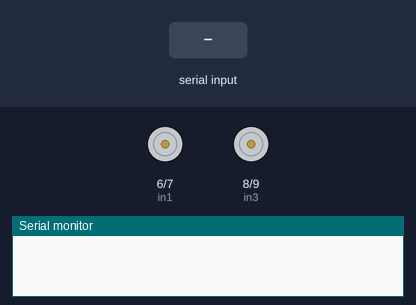
Simulated run of this sketch. Board: Arduino Uno, built with avr-gcc and run on an emulated ATmega328P. On the bench: motor-driver pin pairs drawn as motors (green arrow = first pin HIGH = forward, orange = second pin HIGH = backward, longer = more drive, scaled by the enable pin), the last lines printed to the serial monitor. Inputs (shaded band) come from the test bench.

Above: at 1.2 s.
1.3 s: "w" received over Serial
At 2.5 s:
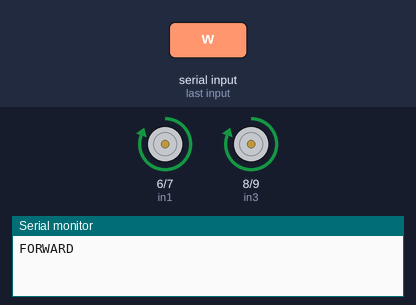
2.8 s: "s" received over Serial
At 3.7 s:
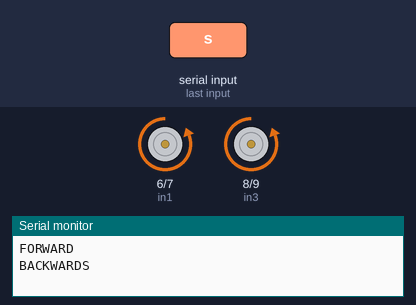
4.3 s: "a" received over Serial
At 4.9 s:
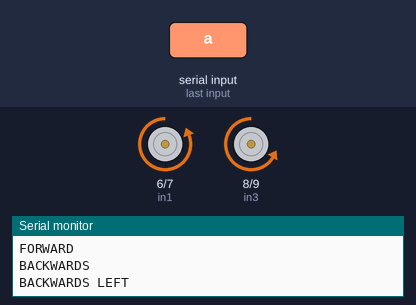
5.8 s: "d" received over Serial
At 7.0 s:
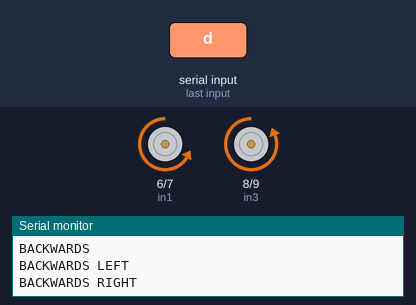
7.3 s: "j" received over Serial
At 8.4 s:
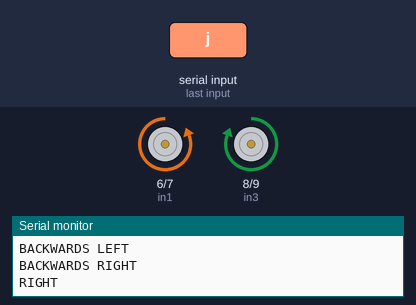
8.8 s: "w" received over Serial
At 9.5 s:
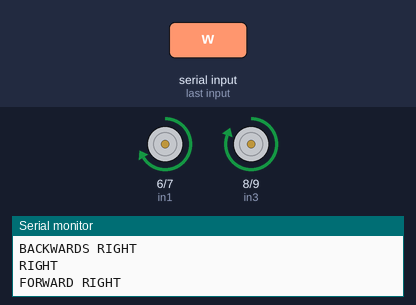
Timing chart, 0 to 11.3 s (numbered marks = the images above; inputs shaded):
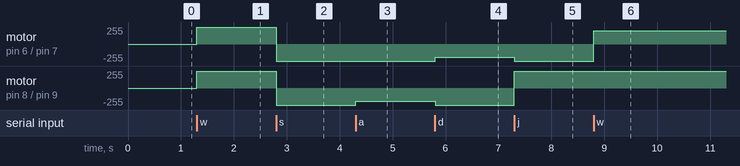

Measured:
- after the input at 1.3 s, motor on pin 6 (in1) / pin 7 (in2), motor on pin 8 (in3) / pin 9 (in4): stopped → forward 255/255 at once
- after the input at 2.8 s, motor on pin 6 (in1) / pin 7 (in2), motor on pin 8 (in3) / pin 9 (in4): forward 255/255 → backward 255/255 at once
- after the input at 4.3 s, motor on pin 8 (in3) / pin 9 (in4): backward 255/255 → backward 200/255 at once
- after the input at 5.8 s, motor on pin 6 (in1) / pin 7 (in2): backward 255/255 → backward 200/255 at once; motor on pin 8 (in3) / pin 9 (in4): backward 200/255 → backward 255/255 at once
- after the input at 7.3 s, motor on pin 6 (in1) / pin 7 (in2): backward 200/255 → backward 255/255 at once; motor on pin 8 (in3) / pin 9 (in4): backward 255/255 → forward 255/255 at once
- after the input at 8.8 s, motor on pin 6 (in1) / pin 7 (in2): backward 255/255 → forward 200/255 at once

The sketch:

motor2.ino
```cpp
#define ena 5
#define in1 6
#define in2 7
#define in3 8
#define in4 9
#define enb 10

int turnPWMforward = 90; //0 to 255
int turnPWMbackwards = 200;
int state = 0;
char direc = '0';

bool up = false;
bool down = false;
bool left = false;
bool right = false;

void set_drive_direction();

void setup() {
  pinMode(ena, OUTPUT);
  digitalWrite(ena, LOW);

  pinMode(in1, OUTPUT);
  digitalWrite(in1, LOW);

  pinMode(in2, OUTPUT);
  digitalWrite(in2, LOW);

  pinMode(in3, OUTPUT);
  digitalWrite(in3, LOW);

  pinMode(in4, OUTPUT);
  digitalWrite(in4, LOW);

  pinMode(enb, OUTPUT);
  digitalWrite(enb, LOW);

  Serial.begin(9600); // Default communication rate of the Bluetooth module
}
void loop() {
  if(Serial.available() > 0){ // Checks whether data is comming from the serial port
    state = Serial.read(); // Reads the data from the serial port
// }

 if (state == 'w') {
  if(down == true) down = false;
  up = true;
 }

 else if (state == 's') {
  if(up == true) up = false;
  down = true;
 }

  else if (state == 'a') {
  if(right == true) right = false;
  left = true;
 }

  else if (state == 'd') {
  if(left == true) left = false;
  right = true;
 }

  else if (state == 'u') {
  up = false;
 }

  else if (state == 'j') {
  down = false;
 }

  else if (state == 'h') {
  left = false;
 }

  else if (state == 'k') {
  right = false;
 }

 else if(state == 'p'){
  up = false;
  down = false;
  left = false;
  right = false;
  }

  state = 0;
  set_drive_direction();

  }
}

void set_drive_direction(){

    if(left == true && down == true) {
    //  direc = '8';
      Serial.println("BACKWARDS LEFT");
      digitalWrite(ena, HIGH);
      digitalWrite(in1, LOW);
      digitalWrite(in2, HIGH);

      analogWrite(enb, turnPWMbackwards);
      digitalWrite(in3, LOW);
      digitalWrite(in4, HIGH);

      }

    else if(right == true && down == true){
    //  direc = '7';
    Serial.println("BACKWARDS RIGHT");
      analogWrite(ena, turnPWMbackwards);
      digitalWrite(in1, LOW);
      digitalWrite(in2, HIGH);

      digitalWrite(enb, HIGH);
      digitalWrite(in3, LOW);
      digitalWrite(in4, HIGH);

      }

    else if (right == true && up == true) {
     // direc = '6';
     Serial.println("FORWARD RIGHT");
      analogWrite(ena, turnPWMforward);
      digitalWrite(in1, HIGH);
      digitalWrite(in2, LOW);

      digitalWrite(enb, HIGH);
      digitalWrite(in3, HIGH);
      digitalWrite(in4, LOW);

      }
    else if (left == true && up == true){
     // direc = '5';
     Serial.println("FORWARD LEFT");
      digitalWrite(ena, HIGH);
      digitalWrite(in1, HIGH);
      digitalWrite(in2, LOW);

      analogWrite(enb, turnPWMforward);
      digitalWrite(in3, HIGH);
      digitalWrite(in4, LOW);

      }

    else if (right == true){
     // direc = '4';
     Serial.println("RIGHT");
      digitalWrite(ena, HIGH);
      digitalWrite(in1, LOW);
      digitalWrite(in2, HIGH);

      digitalWrite(enb, HIGH);
      digitalWrite(in3, HIGH);
      digitalWrite(in4, LOW);

      }

    else if (left == true){
     // direc = '3';
     Serial.println("LEFT");
      digitalWrite(ena, HIGH);
      digitalWrite(in1, HIGH);
      digitalWrite(in2, LOW);

      digitalWrite(enb, HIGH);
      digitalWrite(in3, LOW);
      digitalWrite(in4, HIGH);

      }

    else if (down == true){
     // direc = '2';
     Serial.println("BACKWARDS");
      digitalWrite(ena, HIGH);
      digitalWrite(in1, LOW);
      digitalWrite(in2, HIGH);

      digitalWrite(enb, HIGH);
      digitalWrite(in3, LOW);
      digitalWrite(in4, HIGH);

      }

    else if (up == true){
     // direc = '1';
     Serial.println("FORWARD");
      digitalWrite(ena, HIGH);
      digitalWrite(in1, HIGH);
      digitalWrite(in2, LOW);

      digitalWrite(enb, HIGH);
      digitalWrite(in3, HIGH);
      digitalWrite(in4, LOW);

      }

    else{
     // direc = '0';
     Serial.println("STOP");
      digitalWrite(ena, LOW);
      digitalWrite(in1, LOW);
      digitalWrite(in2, LOW);

      digitalWrite(enb, LOW);
      digitalWrite(in3, LOW);
      digitalWrite(in4, LOW);

      }

   // Serial.println(direc);
  }
```
